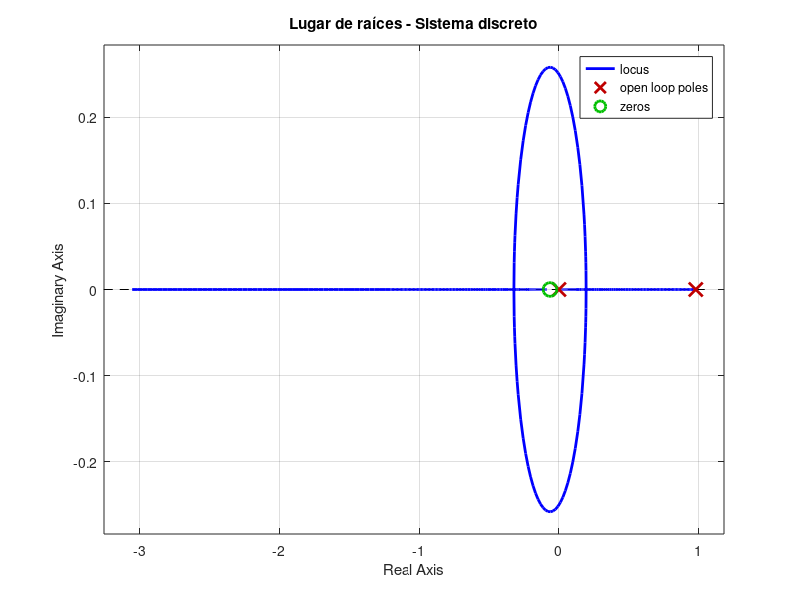

Source code (MATLAB):
% Modelo discreto
num = 1650;
den = [1 330 140];
G = tf(num, den);
T = 0.05;  % Periodo de muestreo
Gz = c2d(G, T, 'zoh');

figure;
rlocus(Gz);
title('Lugar de raíces - Sistema discreto');
grid on;